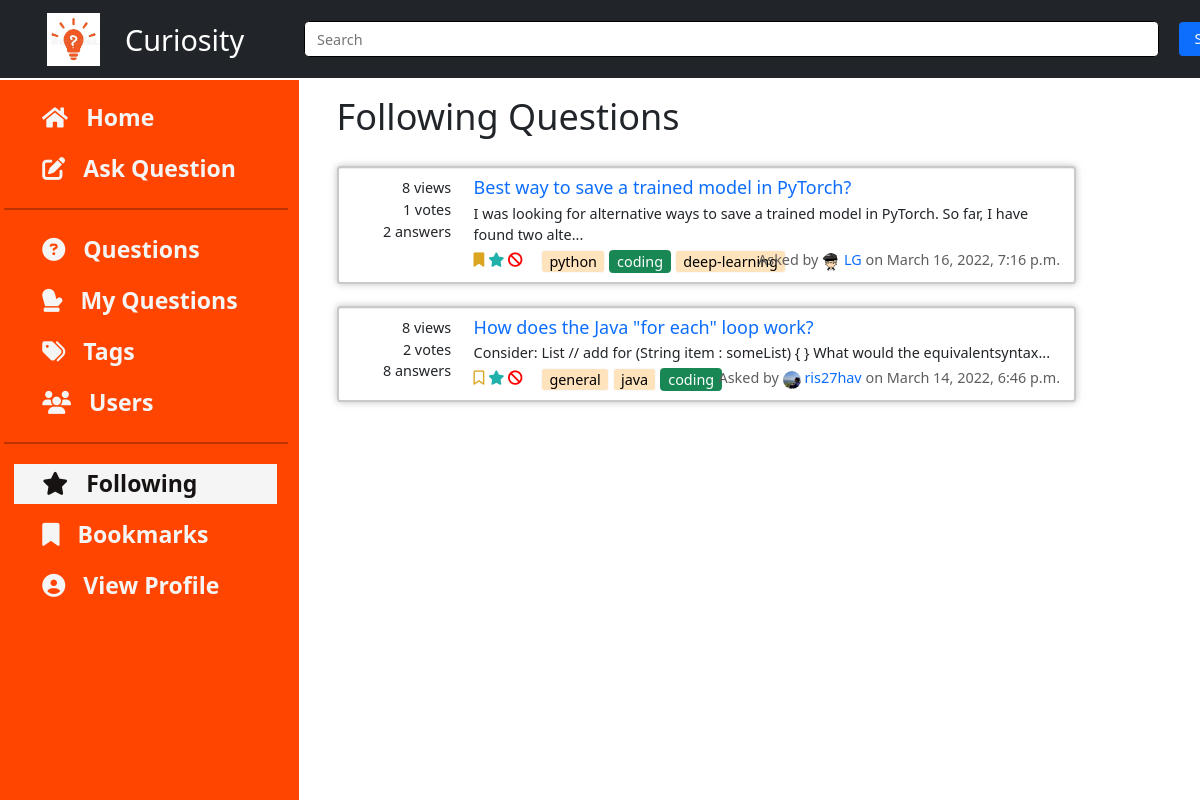
Screenshot of /home/following/ (signed in) with the database file from the repository.
### questions/models.py (models this page shows, shortened)
class Question(Content):
    title = models.CharField(max_length=100)
    tags = models.ManyToManyField(to='tags.Tag', blank=False)
    viewedBy = models.ManyToManyField(to='users.User', related_name='viewedBy', blank=True)
    def get_summary_text(self):
        text = re.sub(r'<.*?>|&+.*;+', '', self.text)
        return text[:100] + '...'
    class Meta:
        ordering = ['-pub_date']

### home/models.py (models this page shows, shortened)
class Content(models.Model):
    text = RichTextField(blank=False)
    author = models.ForeignKey(to='users.User', on_delete=models.SET_NULL, related_name='author', null=True)
    anonymous = models.BooleanField(default=False)
    pub_date = models.DateTimeField('date published', default = datetime.now(), blank=True, null=True)
    likedBy = models.ManyToManyField(to='users.User', related_name='likedBy', blank=True)
    dislikedBy = models.ManyToManyField(to='users.User', related_name='dislikedBy', blank=True)
    def get_votes(self):
        return self.likedBy.count() - self.dislikedBy.count()
    def get_author_name(self):
        if self.anonymous:
            return 'Anonymous User'
        else:
            return self.author.username

### tags/models.py (models this page shows, shortened)
class Tag(models.Model):
    name = models.CharField(max_length=50)

### users/models.py (models this page shows, shortened)
class User(AbstractUser):
    username = models.CharField(max_length=25,blank=False,unique=True)
    email = models.EmailField(
        verbose_name='email address',
        max_length=50,
        unique=True,
        blank=False,
        validators=[EmailValidator()]
    )
    name = models.CharField(max_length=30, blank=True, null=True)
    profile_image = models.ImageField(upload_to='profile_image', default='default.jpg')
    blocked = models.BooleanField(default=False)
    followingQuestions = models.ManyToManyField(to='questions.Question', related_name='users_following', blank=True)
    bookmarkQuestions = models.ManyToManyField(to='questions.Question', related_name='users_bookmarked', blank=True)
    favouriteTags = models.ManyToManyField(to='tags.Tag', blank=True)
    objects = UserInfoManager()
    USERNAME_FIELD = 'email'
    REQUIRED_FIELDS = ['username' ]

### home/views.py (the view)
# urls.py: path('following/', views.folView, name='following'),                 # following page
def folView(request):
    user = User.objects.filter(
        id=request.user.id).values_list('followingQuestions')
    folQuestions = Question.objects.filter(id__in=user).distinct()
    context = {
        'questions': folQuestions,
        'pop_tags': get_popular_tags()
    }
    return render(request, 'home/follow_questions.html', context=context)

### home/views.py (called while the page is built)
def get_popular_tags():
    return sorted(Tag.objects.all(), key=lambda x: x.question_set.count(), reverse=True)[:10]

### home/templates/home/follow_questions.html (shortened to what this page needs)
{% extends 'questions_list.html' %}
{% block heading %}
Following Questions
{% endblock %}

### templates/questions_list.html (shortened to what this page needs)
{% extends 'base.html' %}
{% block insert_content %}
<h1 class="container">
    {% block heading %}{% endblock %}
</h1>
<br>
<div class="container">
    {% if questions %}
    {%for question in questions%}
    <div class="card d-flex flex-row "
        style="box-shadow: 0 1px 1px rgba(0, 0, 0, 0.075) inset, 0 0 8px rgba(146, 146, 146, 0.6);">
        <div class="d-flex flex-column align-middle ques-stats">
            <span>{{question.viewedBy.count}} views</span>
            <span>{{question.get_votes}} votes</span>
            <span>{{question.answer_set.count}} answers</span>
        </div>
        <div class="d-flex flex-column">
            <a href="{% url 'questions:view_question' question_id=question.id %}" style="text-decoration: none;">
                <h5 style="margin-bottom: 4px;">{{question.title}}</h5>
            </a>
            <div style="margin-bottom: 4px;">{{question.get_summary_text}}</div>
            <div class="d-flex flex-row">
                <span>
                    <form class="follow-bookmark-form icon-only-buttons" style="display:inline">
                        <button type="submit" class="bookmark" name="action" , value="bookmark" data-toggle="tooltip" data-placement="bottom" title="Bookmark">
                            {% if user in question.users_bookmarked.all %}
                            <i class="fa-solid fa-bookmark"></i>
                            {% else %}
                            <i class="fa-regular fa-bookmark"></i>
                            {% endif %}
                        </button>
                        <button type="submit" class="follow" name="action" , value="follow" data-toggle="tooltip" data-placement="bottom" title="Follow">
                            {% if user in question.users_following.all %}
                            <i class="fa-solid fa-star"></i>
                            {% else %}
                            <i class="fa-regular fa-star"></i>
                            {% endif %}
                        </button>
                    </form>
                    {% if not user.blocked %}
                    <button type="button" class="report-button" data-bs-toggle="modal" data-bs-target="#staticBackdrop"  data-toggle="tooltip" data-placement="bottom" title="Report">
                        <i class="fa-solid fa-ban" style="color: red;"></i>
                    </button>
                    {% endif %}
                    {% for tag in question.tags.all %}
                    {% if tag in user.favouriteTags.all %}
                    <a class="btn btn-success" style="padding: 0px 8px;" href="{% url 'home:tags' tagname=tag.name%}"
                        class="tag_questions">{{tag.name}}</a>
                    {% else %}
                    <a class="btn btn-light" style="padding: 0px 8px; background-color: rgb(255, 227, 189);"
                        href="{% url 'home:tags' tagname=tag.name%}" class="tag_questions">{{tag.name}}</a>
                    {% endif %}
                    {% endfor %}
                </span>
                <div class="text-right" style="position: absolute; right: 16px; color: rgb(94, 94, 94);">Asked by
                    {% if question.get_author_name == 'Anonymous User' %}
                    someone
                    {% else %}
                    <a style="text-decoration: none;" href="{% url 'users:view_user' question.author.id %}">
                        <img src="{{question.author.profile_image.url}}" width="20" height="20"
                            style="border-radius: 50%;">
                        {{question.author.username}}</a>
                    {% endif %}
                    on {{question.pub_date}}
                </div>
            </div>
        </div>
    </div>
    <br />
    {%endfor%}
    {% else %}
    <h2>
        {% block empty_message %}
        No questions to display.
        {% endblock %}
    </h2>
    {% endif %}
</div>
{% endblock %}
{% block insert_right_bar %}
<br> <br> <br>
{% endblock %}

### static/css/master.css (style rules this page uses)
* { margin: 0; padding: 0; }
html { scroll-behavior: smooth; zoom: 90%; }
:root { --navbar-height: 59px; }
.icon-only-buttons button { background-color: transparent; border: none; color: black; padding: 0; margin: 0; }
.icon-only-buttons .fa-bookmark { color: goldenrod; }
.icon-only-buttons .fa-star { color: lightseagreen; }
.report-button { background-color: transparent; border: none; color: black; padding: 0; margin: 0; }
.card { padding: 10px; border: 3px solid rgb(201, 201, 201); }
.ques-stats span { width: 25%; min-width: 140px; text-align: right; padding-right: 25px; }

### rows the page displays
Question: viewedBy.count "8", get_votes "1", answer_set.count "2", title "Best way to save a trained model in PyTorch?", get_summary_text "I was looking for alternative ways to save a trained model in PyTorch. So far, I have found two alte...", author.profile_image (placeholder picture), author.username "LG", pub_date "March 16, 2022, 7:16 p.m."
Tag: name "python"
Tag: name "coding"
Tag: name "deep-learning"
Question: viewedBy.count "8", get_votes "2", answer_set.count "8", title "How does the Java \"for each\" loop work?", get_summary_text "Consider: List // add for (String item : someList) { } What would the equivalentsyntax...", author.profile_image (picture), author.username "ris27hav", pub_date "March 14, 2022, 6:46 p.m."
Tag: name "general"
Tag: name "java"
